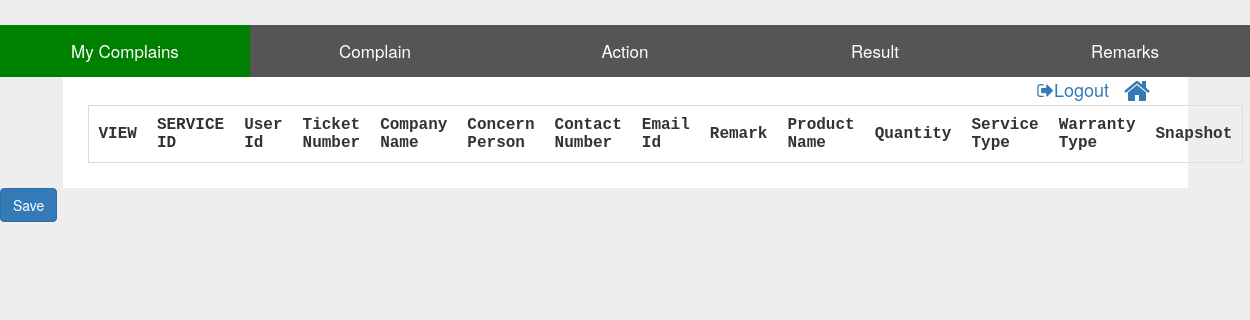
Page /controllers/services.php on the earlier database version.
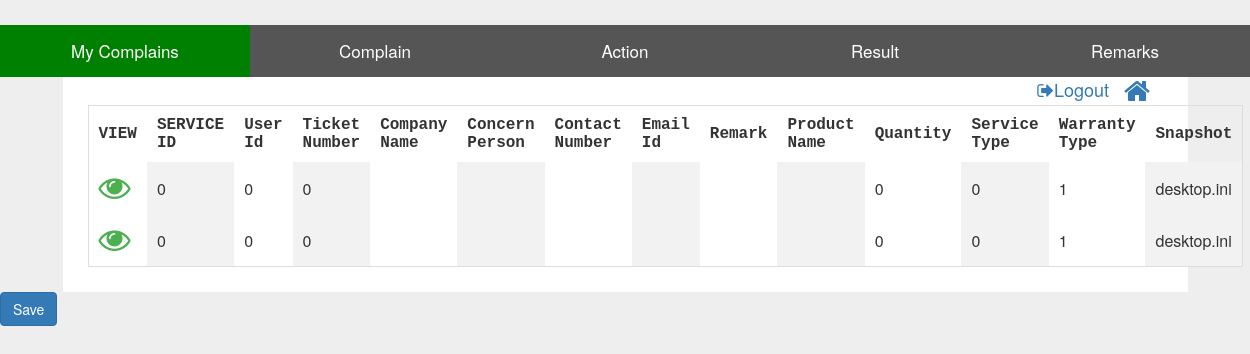
Same page on the later database version.
### tables this page shows
CREATE TABLE `tbl_service` (
  `nid` int(11) NOT NULL,
  `nserviceId` int(11) NOT NULL,
  `nuserId` int(11) NOT NULL,
  `nempId` int(11) NOT NULL,
  `nticketNo` int(11) NOT NULL,
  `ccompanyName` varchar(50) NOT NULL,
  `cconcernPerson` varchar(50) NOT NULL,
  `caddress` text NOT NULL,
  `ccontactNo` varchar(10) NOT NULL,
  `cPONo` varchar(10) NOT NULL,
  `cmailId` varchar(50) NOT NULL,
  `cproductName` varchar(50) NOT NULL,
  `nqty` int(10) NOT NULL,
  `nserviceType1` int(10) NOT NULL,
  `nwarrantyType1` int(10) NOT NULL,
  `dentryDate` date NOT NULL,
  `csnapshot` blob NOT NULL,
  `crecordManager` varchar(50) NOT NULL,
  `nserviceType2` int(10) NOT NULL,
  `dexpDate` date NOT NULL,
  `npaymentMode` int(10) NOT NULL,
  `cremark2` varchar(50) NOT NULL,
  `nexpPrice` int(10) NOT NULL,
  `nwarrantyType2` int(10) NOT NULL,
  `dmaterialRecDate` date NOT NULL,
  `cattendBy` varchar(50) NOT NULL,
  `dsiteAttendDate` date NOT NULL,
  `nComplainStatus` int(10) NOT NULL,
  `cmaterialReceived` varchar(50) NOT NULL,
  `nrecieveQty` int(10) NOT NULL,
  `nwarrantyType3` int(10) NOT NULL,
  `cfaultDesc` varchar(50) NOT NULL,
  `dcompletionDate` date NOT NULL,
  `cremark3` varchar(50) NOT NULL,
  `nbillingAmount` int(10) NOT NULL,
  `nrating` int(10) NOT NULL,
  `cremarkByCust` varchar(50) NOT NULL,
  `isAvailable` bit(1) NOT NULL
);

### controllers/services.php (the view, shortened to what this page needs)
<?php
$ntype = (int)$_SESSION['ntype'];
$userId=(int)$_SESSION['user_id'];
?>
<html>
<head>
    <link rel="stylesheet" href="https://maxcdn.bootstrapcdn.com/bootstrap/3.4.1/css/bootstrap.min.css">
    <link rel="stylesheet" href="../css/theme.css">
    <link rel="stylesheet" href="https://cdnjs.cloudflare.com/ajax/libs/font-awesome/4.7.0/css/font-awesome.min.css">
    <link rel="stylesheet" href="https://cdn.datatables.net/1.10.22/css/jquery.dataTables.min.css">
</head>
<body style="background-color: rgb(238, 238, 238)">
<button    class="tablink" onclick="openPage('myComplains', this, 'green')" id="defaultOpen">My Complains</button>
<button class="tablink" onclick="openPage('complain', this, 'green')">Complain</button>
<button class="tablink" onclick="openPage('action', this, 'green')">Action</button>
<button class="tablink" onclick="openPage('result', this, 'green')">Result</button>
<button class="tablink" onclick="openPage('remarks', this, 'green')">Remarks</button>
<form method="post" action="saveServiceData.php" enctype="multipart/form-data">
    <a style="float:right;margin-right: 8%;" href="../dashboard.php"><i class="fa fa-home fa-2x"></i></a>
    <a style="float:right;margin-right: 15px;font-size: large; href="../logout.php"><i class="fa fa-sign-out" ></i>Logout</a>
    <div id="myComplains" class="container-large">
        <?php
        $conn = OpenCon();
        if ($ntype==3){
            $sql = "Select * from tbl_service where nuserId=$userId ";
        }
        else {
            $sql = "Select * from tbl_service";
        }
        $result = mysqli_query($conn, $sql);
        echo "<table id='serviceTable'  name='serviceTable'>
            <thead>
            <tr>
            <th>VIEW</th>
            <th >SERVICE ID</th>
            <th >User Id</th>
            <th>Ticket Number</th>
            <th>Company Name</th>
            <th>Concern Person</th>
            <th>Contact Number</th>
            <th>Email Id</th>
            <th>Remark</th>
            <th>Product Name</th>
            <th>Quantity</th>
            <th>Service Type</th>
            <th>Warranty Type</th>
            <th>Snapshot</th>
            </tr>
            </thead>
            <tbody>
            ";
        while ($row = mysqli_fetch_array($result, MYSQLI_ASSOC)) {
            echo "<tr>";
            echo "<td class='opendetails'><i  class='fa fa-eye fa-2x' style='color:#4caf50;'</i></td>";
            echo "<td >" . $row['nserviceId'] . "</td>";
            echo "<td >" . $row['nuserId'] . "</td>";
            echo "<td >" . $row['nticketNo'] . "</td>";
            echo "<td>" . $row['ccompanyName'] . "</td>";
            echo "<td>" . $row['cconcernPerson'] . "</td>";
            echo "<td>" . $row['ccontactNo'] . "</td>";
            echo "<td>" . $row['cmailId'] . "</td>";
            echo "<td>" . $row['cremark2'] . "</td>";
            echo "<td>" . $row['cproductName'] . "</td>";
            echo "<td>" . $row['nqty'] . "</td>";
            echo "<td>" . $row['nserviceType1'] . "</td>";
            echo "<td>" . $row['nwarrantyType1'] . "</td>";
            echo "<td>" . $row['csnapshot'] . "</td>";
            echo "</tr>";
        }
        echo "</tbody></table>";
        ?>
    </div>
    <input type="submit" class="btn btn-primary" name="submit" value="Save">
</form>
</body>
</html>

### css/theme.css (style rules this page uses)
.container-large { margin: auto; width: 90%; background-color: white; border: rebeccapurple; padding: 2%; margin-top: 2%; }
table { border-collapse: collapse; border-spacing: 0; width: 100%; border: 1px solid #ddd; }
th { text-align: left; padding: 10px !important; font-family: "Lucida Console", Courier, monospace; }
td { text-align: left; padding: 10px !important; }
td:nth-child(even) { background-color: #f2f2f2; }
.tablink { background-color: #555; color: white; float: left; border: none; outline: none; cursor: pointer; padding: 14px 16px; font-size: 17px; width: 20%; }

Differences in the rows shown:
added tbl_service: nserviceId "0", nuserId "0", nticketNo "0", nqty "0", nserviceType1 "0", nwarrantyType1 "1", csnapshot "desktop.ini"
added tbl_service: nserviceId "0", nuserId "0", nticketNo "0", nqty "0", nserviceType1 "0", nwarrantyType1 "1", csnapshot "desktop.ini"
